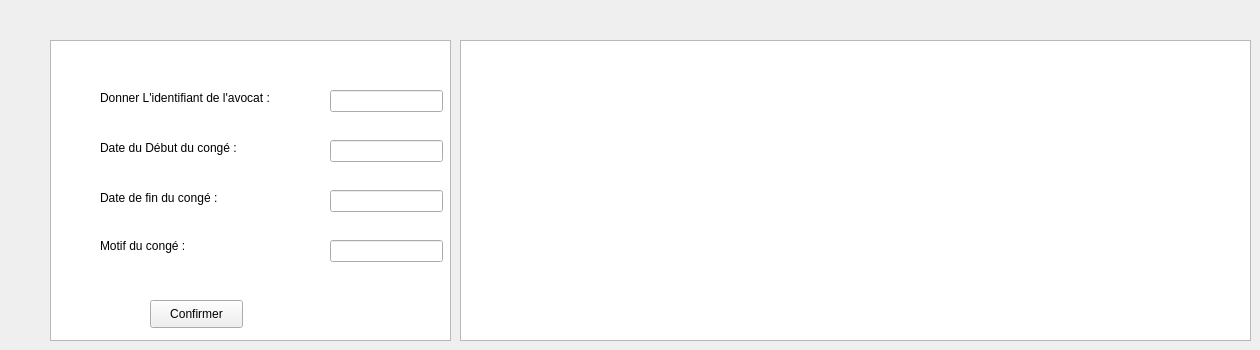
      <widget class="QWidget" name="tab_13">
       <attribute name="title">
        <string>Congés</string>
       </attribute>
       <widget class="QTableView" name="tableView">
        <property name="geometry">
         <rect>
          <x>50</x>
          <y>40</y>
          <width>401</width>
          <height>301</height>
         </rect>
        </property>
       </widget>
       <widget class="QLabel" name="label_21">
        <property name="geometry">
         <rect>
          <x>100</x>
          <y>90</y>
          <width>211</width>
          <height>16</height>
         </rect>
        </property>
        <property name="font">
         <font>
          <pointsize>9</pointsize>
         </font>
        </property>
        <property name="text">
         <string>Donner L'identifiant de l'avocat : </string>
        </property>
       </widget>
       <widget class="QLabel" name="label_22">
        <property name="geometry">
         <rect>
          <x>100</x>
          <y>140</y>
          <width>181</width>
          <height>16</height>
         </rect>
        </property>
        <property name="font">
         <font>
          <pointsize>9</pointsize>
         </font>
        </property>
        <property name="text">
         <string>Date du Début du congé : </string>
        </property>
       </widget>
       <widget class="QLabel" name="label_23">
        <property name="geometry">
         <rect>
          <x>100</x>
          <y>190</y>
          <width>161</width>
          <height>16</height>
         </rect>
        </property>
        <property name="font">
         <font>
          <pointsize>9</pointsize>
         </font>
        </property>
        <property name="text">
         <string>Date de fin du congé :</string>
        </property>
       </widget>
       <widget class="QLabel" name="label_24">
        <property name="geometry">
         <rect>
          <x>100</x>
          <y>230</y>
          <width>121</width>
          <height>31</height>
         </rect>
        </property>
        <property name="font">
         <font>
          <pointsize>9</pointsize>
         </font>
        </property>
        <property name="text">
         <string>Motif du congé : </string>
        </property>
       </widget>
       <widget class="QLineEdit" name="id_conge">
        <property name="geometry">
         <rect>
          <x>330</x>
          <y>90</y>
          <width>113</width>
          <height>22</height>
         </rect>
        </property>
       </widget>
       <widget class="QLineEdit" name="date_debut">
        <property name="geometry">
         <rect>
          <x>330</x>
          <y>140</y>
          <width>113</width>
          <height>22</height>
         </rect>
        </property>
       </widget>
       <widget class="QLineEdit" name="date_fin">
        <property name="geometry">
         <rect>
          <x>330</x>
          <y>190</y>
          <width>113</width>
          <height>22</height>
         </rect>
        </property>
       </widget>
       <widget class="QLineEdit" name="motif">
        <property name="geometry">
         <rect>
          <x>330</x>
          <y>240</y>
          <width>113</width>
          <height>22</height>
         </rect>
        </property>
       </widget>
       <widget class="QPushButton" name="ajouter_conge">
        <property name="geometry">
         <rect>
          <x>150</x>
          <y>300</y>
          <width>93</width>
          <height>28</height>
         </rect>
        </property>
        <property name="text">
         <string>Confirmer</string>
        </property>
       </widget>
       <widget class="QTableView" name="tab_avocat_conge">
        <property name="geometry">
         <rect>
          <x>460</x>
          <y>40</y>
          <width>791</width>
          <height>301</height>
         </rect>
        </property>
       </widget>
      </widget>
